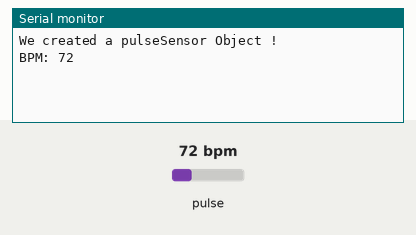
This sketch was run on a simulated Arduino Uno, built with avr-gcc and run on an emulated ATmega328P. Parts: the last lines printed to the serial monitor. The inputs (shaded band) are chosen by the test bench; at power-on: pulse 72 bpm.

Above: at 1.2 s.
1.3 s: pulse set to 42 bpm
At 2.7 s:
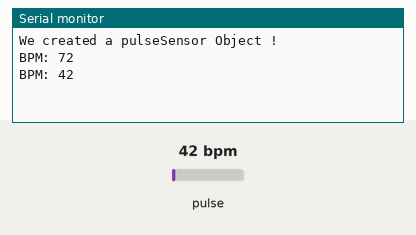
2.8 s: pulse set to 70 bpm
At 3.9 s:
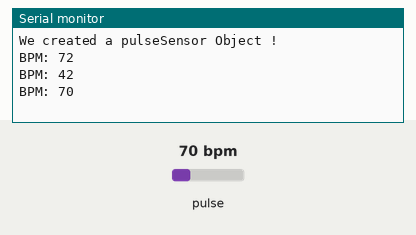
Timing chart, 0 to 5.8 s (numbered marks = the images above; inputs shaded):
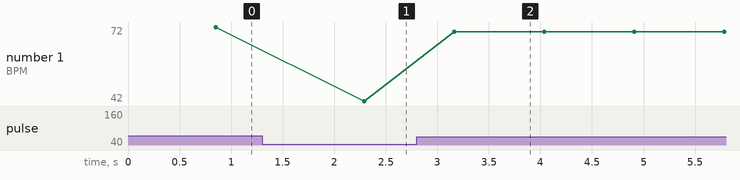

The sketch:

Pulse_sensor.ino
```cpp
#define USE_ARDUINO_INTERRUPTS true
#include <PulseSensorPlayground.h>

//  Variables
const int sensor = 0;
//int Threshold = 550; //Seuil pour déterminer à partir de combien on compte qu'il s'agit d'un battement
int Threshold = 350;

PulseSensorPlayground pulseSensor;

void setup() {

  Serial.begin(9600);
  pulseSensor.analogInput(sensor);
  pulseSensor.setThreshold(Threshold);
  if (pulseSensor.begin()) {
    Serial.println("We created a pulseSensor Object !");
  }
}

void loop() {
  int BPM = pulseSensor.getBeatsPerMinute();
  if (pulseSensor.sawStartOfBeat()) {
    Serial.print("BPM: ");
    Serial.println(BPM);
  }
  delay(20);
}
```

Measured:
- after the input at 1.3 s, the serial monitor: prints a new line after 0.99 s (image 1)
- after the input at 2.8 s, the serial monitor: prints a new line after 0.37 s (image 2)
- plotted number 1: 72 → 42 after the input at 1.3 s, 42 → 70 after the input at 2.8 s
